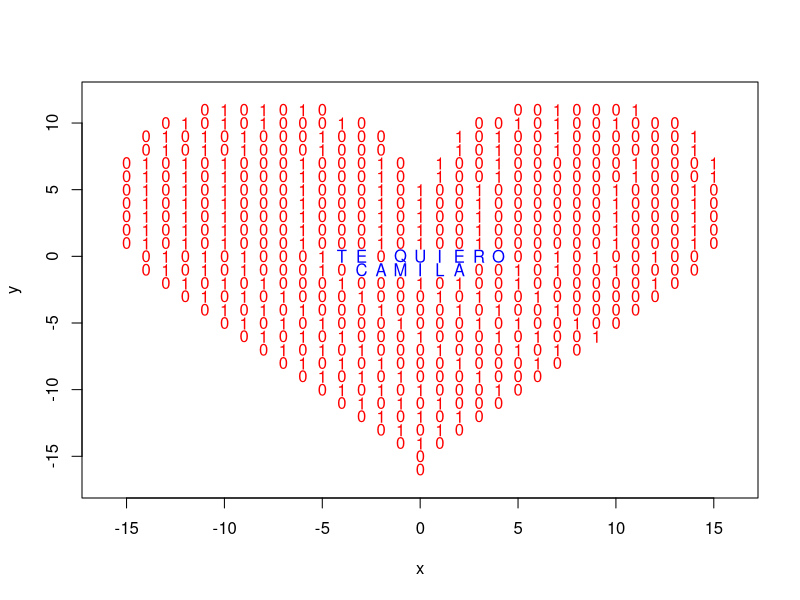

This chart was generated by the following R code:
library("sp")
dat<-data.frame(t=seq(0,2*pi,by=0.1))
xcor<-function(t) 16*sin(t)^3
ycor<-function(t) 13*cos(t)-5*cos(2*t)-2*cos(3*t)-cos(4*t)
dat$y=ycor(dat$t)
dat$x=xcor(dat$t)
te<-"01010100010001010010000001000101010110000101010001010010010000011101000101001111"
xpoi_inf<--17
xpoi_sup<-17
xpoi<-seq(xpoi_inf,xpoi_sup,by = 1)
se<-paste(toupper(substr(month.name[9],4,4)),LETTERS[3^2-2^2],
intToUtf8(atan(1/sqrt(3))*180/pi+2),intToUtf8(acos(log(1))*180/pi-9),
intToUtf8(acos(log(1))*180/pi-5),intToUtf8(acos(log(1))*180/pi-17),
LETTERS[3^2-2^2],toupper(substr(month.name[2],4,4)),
intToUtf8(acos(exp(0)/2)*180/pi+2^4+3),sep=intToUtf8(0))
ypoi_inf<--17
ypoi_sup<-12
ypoi<-seq(ypoi_inf,ypoi_sup,by = 1)
ca<-paste(toupper(substr(month.name[12],3,3)),LETTERS[3^2-2^3],
substr(month.name[3],1,1),intToUtf8(acos(log(1))*180/pi-17),
toupper(substr(month.name[7],3,3)),LETTERS[3^2-2^3],sep=intToUtf8(0))
lim_se<-round(nchar(se)/2)
lim_ca<-round(nchar(ca)/2)
mod_se<-nchar(se)%%2-1
mod_ca<-nchar(ca)%%2-1
with(dat, plot(x,y,type="l",col="white"))
for (row in ypoi) {
	res<-point.in.polygon(xpoi, rep(row, xpoi_sup-xpoi_inf), dat$x, dat$y)
	i<-xpoi_inf
	j<-1
	k<-1
	l<-1
	for (col in res) {
		if (col) {
			if (row == 0 && i >= -lim_se && i <= lim_se + mod_se) {
				pr<-substring(se,j,j)
				if (pr==intToUtf8(atan(1/sqrt(3))*180/pi+2) || pr=="") {
					text(i,row,substring(te,l,l),col='red',cex=1)
					l<-l+1
				}
				else {
					text(i,row,pr,col='blue',cex=1)
				}
				j<-j+1
			}
			else if (row == -1 && i >= -lim_ca && i <= lim_ca + mod_ca) {
				pr<-substring(ca,k,k)
				if (pr==intToUtf8(atan(1/sqrt(3))*180/pi+2) || pr =="") {
					text(i,row,substring(te,l,l),col='red',cex=1)
					l<-l+1
				}
				else {
					text(i,row,pr,col='blue',cex=1)
				}
				k<-k+1
			}
			else {
				text(i,row,substring(te,l,l),col='red',cex=1)
				l<-l+1
			}
			if (substring(te,l,l)== "") {
				l<-1
			}
		}
		i<-i+1
	}
}
